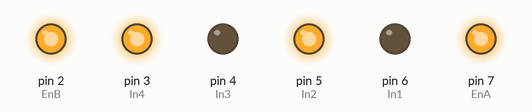
Simulated run of this sketch. Board: Arduino Uno, built for the host (arithmetic inside an expression is 32-bit, double 64-bit). Parts: output pins drawn as LEDs (lit = HIGH).

Above: at 0.1 s.
Timing chart, 0 to 1.6 s (numbered marks = the images above):
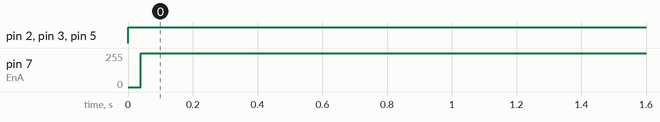

Measured:
- by itself, pin 2 (EnB), pin 3 (In4), pin 5 (In2): LOW → HIGH at 0.00 s
- by itself, pin 7 (EnA): 0/255 → 253/255 at 0.04 s

The sketch:

task3.ino
```cpp
#define EnA 7
#define In1 6
#define In2 5
#define In3 4
#define In4 3
#define EnB 2


void setup() {
  // put your setup code here, to run once:
  pinMode(EnA, OUTPUT);
  pinMode(In1, OUTPUT);
  pinMode(In2, OUTPUT);
  pinMode(EnB, OUTPUT);
  pinMode(In3, OUTPUT);
  pinMode(In4, OUTPUT);
}

void loop() {
  // put your main code here, to run repeatedly:
  analogWrite(7, 100);
  digitalWrite(EnA, HIGH);
  digitalWrite(In1, LOW);
  digitalWrite(In2, HIGH);
  digitalWrite(EnB, HIGH);
  digitalWrite(In3, LOW);
  digitalWrite(In4, HIGH);
  analogWrite(2, 500);
}
```
